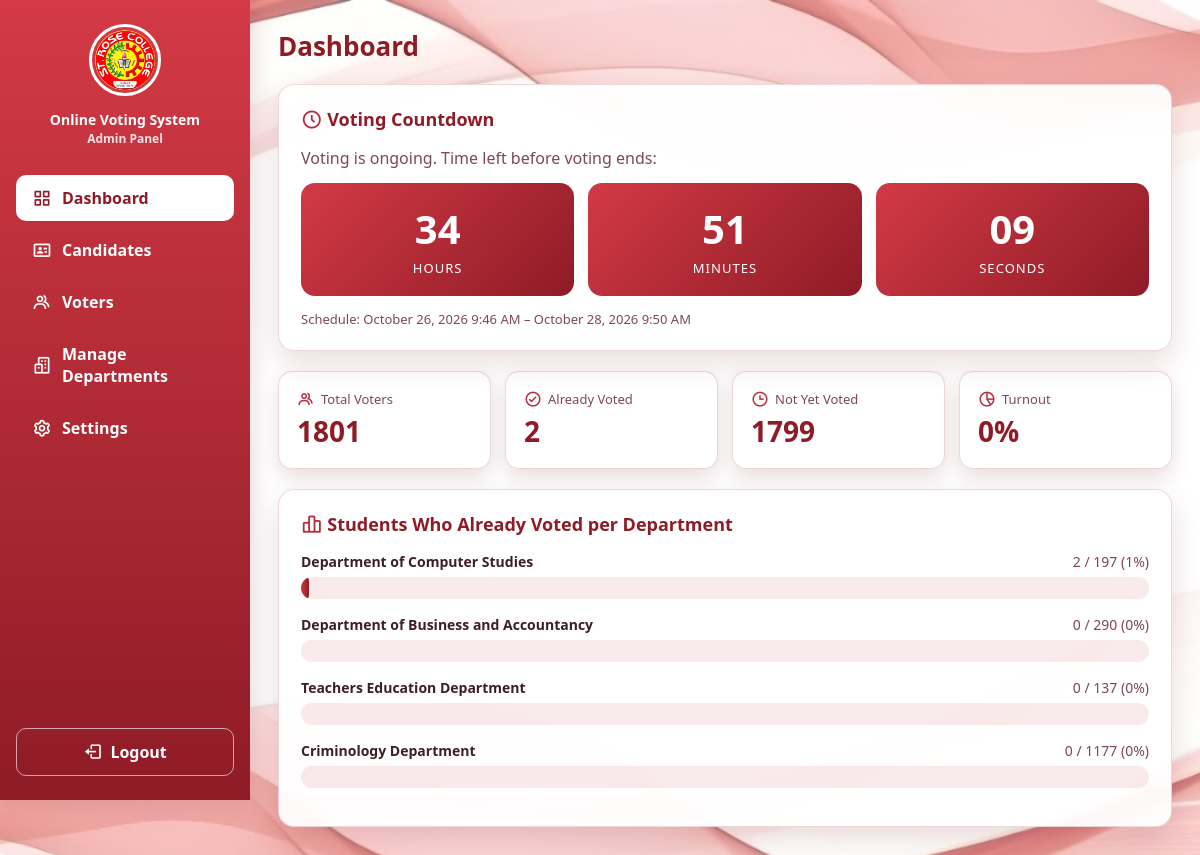
The app's page /admin_dashB.php (signed in) with its own data.
### tables this page shows
CREATE TABLE `settings` (
  `id` tinyint(3) UNSIGNED NOT NULL,
  `election_title` varchar(150) NOT NULL,
  `voting_start` datetime DEFAULT NULL,
  `voting_end` datetime DEFAULT NULL,
  `end_code_hash` varchar(255) DEFAULT NULL,
  `end_code_failures` tinyint(3) UNSIGNED NOT NULL DEFAULT 0,
  `end_code_locked_until` datetime DEFAULT NULL
);

CREATE TABLE `year_levels` (
  `id` int(10) UNSIGNED NOT NULL,
  `department_code` varchar(10) NOT NULL,
  `name` varchar(20) NOT NULL,
  `sort_order` tinyint(3) UNSIGNED NOT NULL DEFAULT 0
);

### adminDash/includes/init.php (called while the page is built, shortened)
<?php
function h($value)
{
    return htmlspecialchars((string) $value, ENT_QUOTES, 'UTF-8');
}
function group_voters_by_dept(array $voters, array $departments)
{
    $grouped = array_fill_keys(array_keys($departments), []);
    foreach ($voters as $voter) {
        $grouped[$voter['department']][] = $voter;
    }
    return $grouped;
}
function load_voters(PDO $db)
{
    return $db->query(
        'SELECT voter_id, student_id, name, department_code AS department, year_level AS year, section,
                has_voted AS voted, voted_at
         FROM voters
         ORDER BY id'
    )->fetchAll();
}
$db = db();
try {
    $row = $db->query('SELECT election_title, voting_start, voting_end FROM settings WHERE id = 1')->fetch();
    $settings = [
        'start' => !empty($row['voting_start']) ? date('Y-m-d\TH:i', strtotime($row['voting_start'])) : '',
        'end'   => !empty($row['voting_end'])   ? date('Y-m-d\TH:i', strtotime($row['voting_end']))   : '',
    ];
    $departments = $db->query('SELECT code, name FROM departments ORDER BY sort_order, name')
        ->fetchAll(PDO::FETCH_KEY_PAIR);
    $rows = $db->query(
        'SELECT y.department_code, y.name AS year_level, s.name AS section
         FROM year_levels y
         LEFT JOIN sections s ON s.year_level_id = y.id
         ORDER BY y.sort_order, y.id'
    )->fetchAll();
    foreach ($rows as $row) {
        $code = $row['department_code'];
    }
    $voters = load_voters($db);
} catch (PDOException $e) {
    db_fail('The votesys database is missing some tables. Import database/votesys.sql in phpMyAdmin, then reload this page.');
}
$voters_by_dept = group_voters_by_dept($voters, $departments);

### admin_dashB.php (the view, shortened to what this page needs)
<?php
require __DIR__ . '/adminDash/includes/init.php';
$dept_stats = [];
$total_voted = 0;
foreach ($voters_by_dept as $code => $list) {
    $voted = count(array_filter($list, fn($v) => $v['voted']));
    $total = count($list);
    $dept_stats[$code] = [
        'voted'   => $voted,
        'total'   => $total,
        'percent' => $total > 0 ? round($voted / $total * 100) : 0,
    ];
    $total_voted += $voted;
}
$total_voters = count($voters);
$turnout = $total_voters > 0 ? round($total_voted / $total_voters * 100) : 0;
require __DIR__ . '/adminDash/includes/header.php';
?>
<section class="card">
    <h2><i class="bx bx-time-five"></i> Voting Countdown</h2>
    <p class="countdown-label" id="countdownLabel">Loading…</p>
    <div class="countdown">
        <div class="countdown-box"><strong id="cdHours">00</strong><span>Hours</span></div>
        <div class="countdown-box"><strong id="cdMinutes">00</strong><span>Minutes</span></div>
        <div class="countdown-box"><strong id="cdSeconds">00</strong><span>Seconds</span></div>
    </div>
    <?php if ($settings['start'] !== '' && $settings['end'] !== ''): ?>
        <p class="countdown-schedule">
            Schedule:
            <?php echo h(date('F j, Y g:i A', strtotime($settings['start']))); ?>
            –
            <?php echo h(date('F j, Y g:i A', strtotime($settings['end']))); ?>
        </p>
    <?php endif; ?>
</section>
<div class="stats">
    <div class="stat"><span><i class="bx bx-group"></i> Total Voters</span><strong><?php echo $total_voters; ?></strong></div>
    <div class="stat"><span><i class="bx bx-check-circle"></i> Already Voted</span><strong><?php echo $total_voted; ?></strong></div>
    <div class="stat"><span><i class="bx bx-time"></i> Not Yet Voted</span><strong><?php echo $total_voters - $total_voted; ?></strong></div>
    <div class="stat"><span><i class="bx bx-pie-chart-alt-2"></i> Turnout</span><strong><?php echo $turnout; ?>%</strong></div>
</div>
<section class="card">
    <h2><i class="bx bx-bar-chart-alt-2"></i> Students Who Already Voted per Department</h2>
    <?php foreach ($departments as $code => $dept_name): ?>
        <div class="bar-row">
            <div class="bar-label">
                <strong><?php echo h($dept_name); ?></strong>
                <span>
                    <?php echo $dept_stats[$code]['voted']; ?> / <?php echo $dept_stats[$code]['total']; ?>
                    (<?php echo $dept_stats[$code]['percent']; ?>%)
                </span>
            </div>
            <div class="bar-track">
                <div class="bar-fill" style="width: <?php echo $dept_stats[$code]['percent']; ?>%"></div>
            </div>
        </div>
    <?php endforeach; ?>
</section>
<?php require __DIR__ . '/adminDash/includes/footer.php'; ?>

### css/admin.css (style rules this page uses)
:root { --red-dark: #8e1b26; --red: #b92b3a; --red-light: #d33a45; --red-soft: rgba(196, 48, 63, 0.10); --green: #1c6b41; --green-soft: rgba(28, 107, 65, 0.12); --text: #3d1f26; --text-muted: #7d4754; --border: rgba(157, 38, 51, 0.18); --shadow: rgba(117, 22, 34, 0.15); --card: rgba(255, 255, 255, 0.94); }
* { margin: 0; padding: 0; box-sizing: border-box; }
body { min-height: 100vh; font-family: "Segoe UI", Tahoma, Geneva, Verdana, sans-serif; color: var(--text); background: linear-gradient(rgba(255, 255, 255, 0.45), rgba(255, 255, 255, 0.45)), url("../images/bg.jpg") no-repeat center center fixed; background-color: #ffffff; background-size: cover; }
.card { margin-bottom: 20px; padding: 22px; background: var(--card); border: 1px solid var(--border); border-radius: 16px; box-shadow: 0 12px 30px var(--shadow); backdrop-filter: blur(6px); }
.card h2 { margin-bottom: 16px; font-size: 18px; color: var(--red-dark); }
.countdown-label { margin-bottom: 14px; color: var(--text-muted); }
.countdown { display: flex; gap: 14px; flex-wrap: wrap; }
.countdown-box { flex: 1; min-width: 100px; padding: 18px 12px; text-align: center; color: #ffffff; background: linear-gradient(135deg, var(--red-light), var(--red-dark)); border-radius: 14px; }
.countdown-box strong { display: block; font-size: 40px; font-variant-numeric: tabular-nums; }
.countdown-box span { font-size: 13px; text-transform: uppercase; letter-spacing: 0.08em; }
.countdown-schedule { margin-top: 14px; font-size: 13px; color: var(--text-muted); }
.stats { display: grid; grid-template-columns: repeat(auto-fit, minmax(160px, 1fr)); gap: 14px; margin-bottom: 20px; }
.stat { padding: 18px; background: var(--card); border: 1px solid var(--border); border-radius: 14px; box-shadow: 0 8px 20px var(--shadow); }
.stat span { font-size: 13px; color: var(--text-muted); }
.stat strong { display: block; margin-top: 4px; font-size: 28px; color: var(--red-dark); }
.bar-row { margin-bottom: 16px; }
.bar-label { display: flex; justify-content: space-between; gap: 10px; margin-bottom: 6px; font-size: 14px; }
.bar-label span { color: var(--text-muted); white-space: nowrap; }
.bar-track { height: 22px; background: var(--red-soft); border-radius: 11px; overflow: hidden; }
.bar-fill { height: 100%; background: linear-gradient(90deg, var(--red-light), var(--red-dark)); border-radius: 11px; transition: width 0.6s ease; }
.bx { font-size: 1.2em; line-height: 1; }
.card h2 > .bx { vertical-align: -0.15em; color: var(--red); }
.stat span { display: flex; align-items: center; gap: 6px; }
.stat span .bx { font-size: 18px; color: var(--red); }

### records on screen
settings: voting_start+voting_end "October 26, 2026 9:46 AM", voting_start+voting_end "October 28, 2026 9:50 AM"
year_levels: dept_name "Teachers Education Department", department_code "0", department_code "137"

### other values on screen
$info['label'] "Dashboard"
$info['label'] "Candidates"
$info['label'] "Voters"
$info['label'] "Manage Departments"
$info['label'] "Settings"
$page_title "Dashboard"
$total_voters "1801"
$total_voted "2"
$total_voters - $total_voted "1799"
$turnout "0"
$dept_name "Department of Computer Studies"
$dept_stats[$code]['voted'] "2"
$dept_stats[$code]['total'] "197"
$dept_stats[$code]['percent'] "1"
$dept_name "Department of Business and Accountancy"
